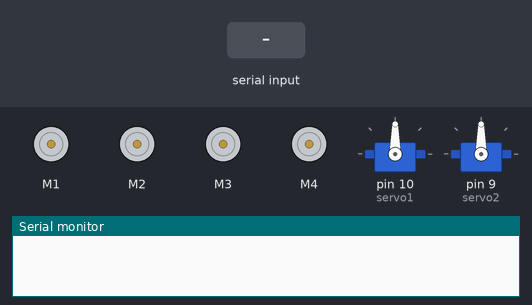
The sketch below on a simulated Arduino Uno, built with avr-gcc and run on an emulated ATmega328P. On the bench: 4 × DC motor (green arrow = forward, orange = backward, longer = faster), 2 × servo, the last lines printed to the serial monitor. The test bench sets the inputs (shaded band).

Above: at 1.2 s.
1.3 s: "U" received over Serial
At 2.2 s:
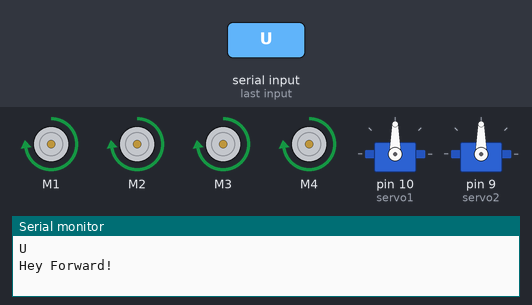
2.8 s: byte 72 ('H') received over Serial
At 3.4 s:
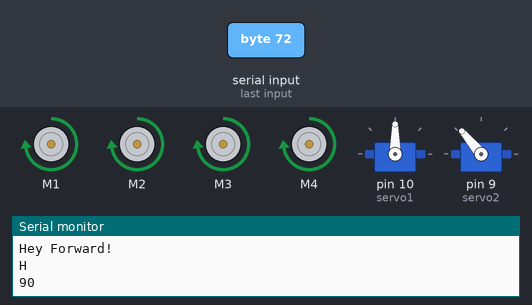
4.3 s: "D" received over Serial
At 5.5 s:
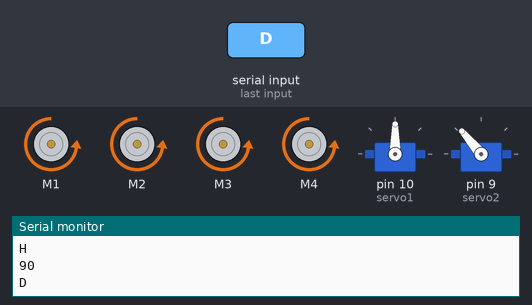
5.8 s: "L" received over Serial
At 6.9 s:
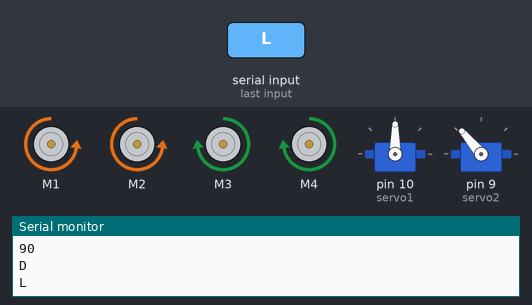
7.3 s: "R" received over Serial
At 8.0 s:
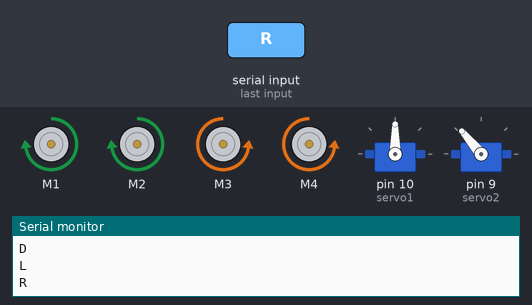
8.8 s: "X" received over Serial
At 9.2 s:
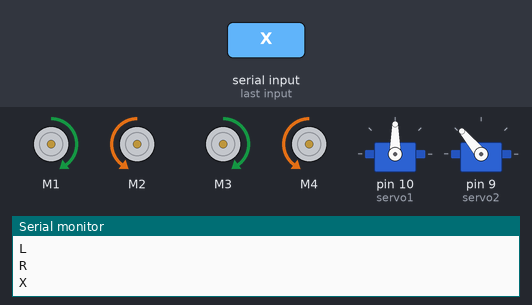
Timing chart, 0 to 11.3 s (numbered marks = the images above; inputs shaded):
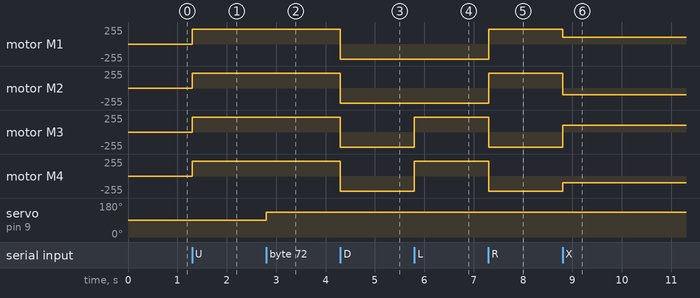

Measured:
- after the input at 1.3 s, motor M1–4: stopped → forward 225/255 at once
- after the input at 2.8 s, servo on pin 9 (servo2): 90° → 130° at once
- after the input at 4.3 s, motor M1–4: forward 225/255 → backward 225/255 at once
- after the input at 5.8 s, motor M3, motor M4: backward 225/255 → forward 225/255 at once
- after the input at 7.3 s, motor M1, motor M2: backward 225/255 → forward 225/255 at once; motor M3, motor M4: forward 225/255 → backward 225/255 at once
- after the input at 8.8 s, motor M1: forward 225/255 → forward 100/255 at once; motor M2: forward 225/255 → backward 100/255 at once; motor M3: backward 225/255 → forward 100/255 at once; motor M4: backward 225/255 → backward 100/255 at once

The sketch:

blueMotor.ino
```cpp
#include <AFMotor.h>
#include <Servo.h>

AF_DCMotor motor1(1);
AF_DCMotor motor2(2);
AF_DCMotor motor3(3);
AF_DCMotor motor4(4);

Servo servo1;
Servo servo2;

String cmd;
char cmd_char;

void forward(){
  motor1.setSpeed(225);
  motor2.setSpeed(225);
  motor3.setSpeed(225);
  motor4.setSpeed(225);
  motor1.run(FORWARD);
  motor2.run(FORWARD);
  motor3.run(FORWARD);
  motor4.run(FORWARD);
}

void backward(){
  motor1.setSpeed(225);
  motor2.setSpeed(225);
  motor3.setSpeed(225);
  motor4.setSpeed(225);
  motor1.run(BACKWARD);
  motor2.run(BACKWARD);
  motor3.run(BACKWARD);
  motor4.run(BACKWARD);
}

void left_move(){
  motor1.setSpeed(225);
  motor2.setSpeed(225);
  motor3.setSpeed(225);
  motor4.setSpeed(225);
  motor1.run(BACKWARD);
  motor2.run(BACKWARD);
  motor3.run(FORWARD);
  motor4.run(FORWARD);
}

void right_move(){
  motor1.setSpeed(225);
  motor2.setSpeed(225);
  motor3.setSpeed(225);
  motor4.setSpeed(225);
  motor1.run(FORWARD);
  motor2.run(FORWARD);
  motor3.run(BACKWARD);
  motor4.run(BACKWARD);
}

void left_turn(){
  motor1.setSpeed(100);
  motor2.setSpeed(100);
  motor3.setSpeed(100);
  motor4.setSpeed(100);
  motor1.run(FORWARD);
  motor2.run(BACKWARD);
  motor3.run(FORWARD);
  motor4.run(BACKWARD);
}

void right_turn(){
  motor1.setSpeed(100);
  motor2.setSpeed(100);
  motor3.setSpeed(100);
  motor4.setSpeed(100);
  motor1.run(BACKWARD);
  motor2.run(FORWARD);
  motor3.run(BACKWARD);
  motor4.run(FORWARD);
}

void stop_motor(){
  motor1.run(RELEASE);
  motor2.run(RELEASE);
  motor3.run(RELEASE);
  motor4.run(RELEASE);
}
void setup() {
  // put your setup code here, to run once:
  Serial.begin(9600);
  motor1.setSpeed(200);
  motor2.setSpeed(200);
  motor3.setSpeed(200);
  motor4.setSpeed(200);
  motor1.run(RELEASE);
  motor2.run(RELEASE);
  motor3.run(RELEASE);
  motor4.run(RELEASE);
  servo1.attach(10);
  servo2.attach(9);
}

void s1_0(){
  int val = servo1.read();
  servo1.write(40);
  delay(200);
  servo1.write(val);
  Serial.println(val);
}

void s1_180(){
  int val = servo1.read();
  servo1.write(140);
  delay(200);
  servo1.write(val);
  Serial.println(val);
}

void s2_0(){
  int value = servo2.read();
  servo2.write(value-40);
  delay(100);
  //servo2.write(val);
  Serial.println(value);
}

void s2_180(){
  int value = servo2.read();
  servo2.write(value+40);
  delay(100);
  //servo2.write(val);
  Serial.println(value);
}

void loop() {
  // put your main code here, to run repeatedly:
  //forward();
  if(Serial.available()>0){
    cmd_char = Serial.read();
    /*cmd = Serial.readString();
    //cmd.remove(cmd.length()-1);
    Serial.println(cmd);
    Serial.println(cmd.length());
    String a = String("forward");
    Serial.println(a.equals("forward"));
    Serial.println(cmd.equals("forward"));
    Serial.println(a.length());*/
    Serial.println(cmd_char);
    if(cmd_char == 'U'){
      forward();
      Serial.println("Hey Forward!");
    }else if(cmd_char == 'D'){
      backward();
    }else if(cmd_char == 'L'){
      left_move();
    }else if(cmd_char == 'R'){
      right_move();
    }else if(cmd_char == 'X'){
      left_turn();
    }else if(cmd_char == 'B'){
      right_turn();
    }else if(cmd_char == 'A'){
      stop_motor();
    }else if(cmd_char == 'E'){
      s1_0();
    }else if(cmd_char == 'F'){
      s1_180();
    }else if(cmd_char == 'G'){
      s2_0();
    }else if(cmd_char == 'H'){
      s2_180();
    }
  }
}
```
